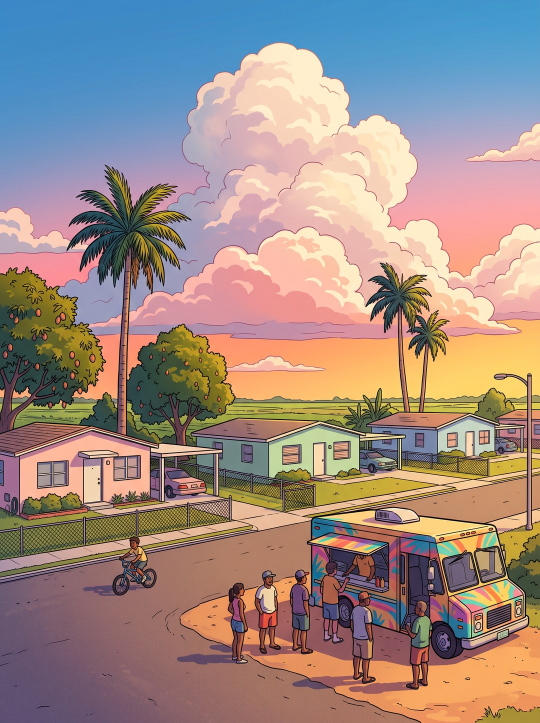
#> input picture examples/vice-city-carousel/work/10_leisure_city.jpg, 1080 x 1446 px (shown at 1/2 size)
$ python -i make_reel.py   (imports and definitions only)
#> lines starting #> are read from the running program, lines starting #| are printed output that depends on the picture
import numpy as np, math, subprocess, wave, os, random
from PIL import Image, ImageDraw, ImageFont, ImageFilter, ImageChops
W,H,FPS,DUR=1080,1920,30,12.0
N=int(FPS*DUR)
SC=os.path.dirname(os.path.abspath(__file__))
OUT='/home/user/instagram-agent-skill/output/vice_city_clipz_gta6_6days.mp4'
F_BLACKI='/usr/share/fonts/opentype/inter/Inter-BlackItalic.otf'
F_BOLD='/usr/share/fonts/opentype/inter/Inter-ExtraBold.otf'
PINK=(255,46,170); CYAN=(0,240,255); ORANGE=(255,150,40); WHITE=(255,255,255)
CX=470  # text column centre: keeps right 230px clear for the action rail
# [1 line not run here, left out]

# ---------- static background ----------
HOR=1180
y=np.arange(H)[:,None].astype(float)
def lerp(a,b,t): return a+(b-a)*t
sky=np.zeros((H,W,3))
stops=[(0,(10,4,30)),(500,(48,10,90)),(900,(150,30,140)),(1100,(255,90,120)),(HOR,(255,170,80))]
# [3 lines not run here, left out]
sky[HOR:]=(14,2,28)
bg=Image.fromarray(sky.clip(0,255).astype(np.uint8))
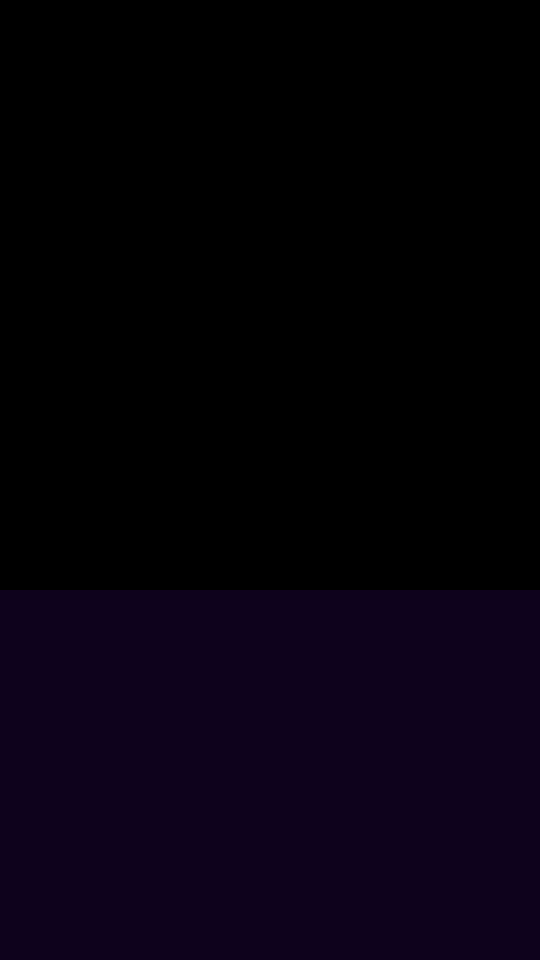
#> bg: PIL image 1080x1920 RGB (shown at 1/2 size); mean R, G, B 5.4, 0.8, 10.8
d=ImageDraw.Draw(bg)
# [3 lines not run here, left out]
# striped sun
sun=Image.new('RGBA',(W,H),(0,0,0,0)); sd=ImageDraw.Draw(sun)
#> sun: PIL image 1080x1920 RGBA; every value is 0
SR=330; SCX,SCY=W//2,HOR-110
# [8 lines not run here, left out]
glow=sun.filter(ImageFilter.GaussianBlur(40))
bg=Image.alpha_composite(bg.convert('RGBA'),glow); bg=Image.alpha_composite(bg,sun)
#> bg: PIL image 1080x1920 RGBA
# palm silhouettes
# [14 lines left out: function palm, not called in this run]
pl=Image.new('RGBA',(W,H),(0,0,0,0)); pd=ImageDraw.Draw(pl)
# [1 line not run here, left out]
bg=Image.alpha_composite(bg,pl)
# city skyline strip at horizon
sk=Image.new('RGBA',(W,H),(0,0,0,0)); kd=ImageDraw.Draw(sk); x=0
# [7 lines not run here, left out]
bg=Image.alpha_composite(Image.alpha_composite(bg.copy(),sk),pl)  # palms stay in front
BG=bg

scan=Image.new('RGBA',(W,H),(0,0,0,0)); scd=ImageDraw.Draw(scan)
# [1 line not run here, left out]
vig=np.zeros((H,W),float); xx=np.linspace(-1,1,W)[None,:]; yy2=np.linspace(-1,1,H)[:,None]
vig=(np.clip((xx**2+yy2**2)-0.55,0,2)*120).clip(0,170).astype(np.uint8)
VIG=Image.merge('RGBA',[Image.new('L',(W,H),0)]*3+[Image.fromarray(vig)])
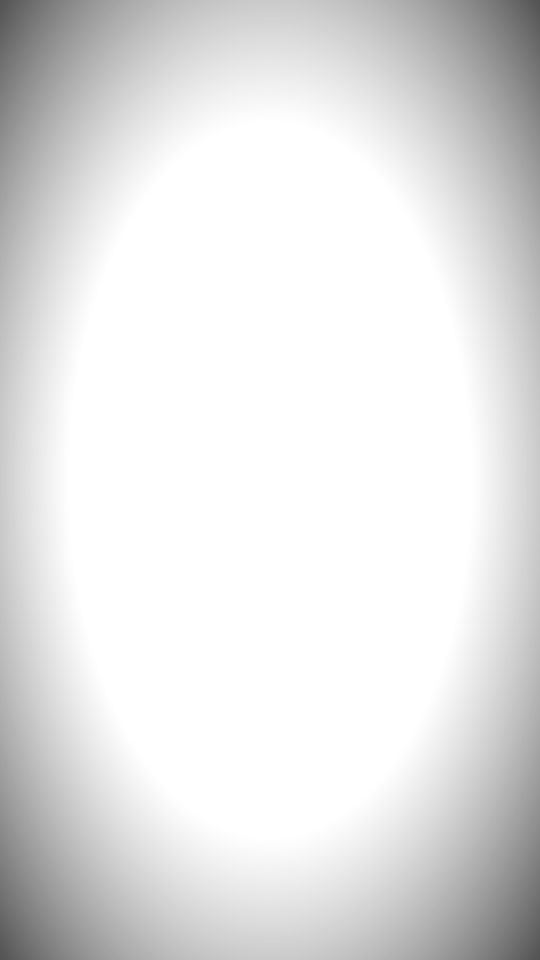
#> VIG: PIL image 1080x1920 RGBA (shown at 1/2 size); mean R, G, B, A 0, 0, 0, 28.1; transparent parts drawn white

def grid(t):
    g=Image.new('RGBA',(W,H),(0,0,0,0)); gd=ImageDraw.Draw(g)
    span=H-HOR
    off=(t*1.6)%1.0
    for i in range(24):
        z=(i+1-off)
        if z<=0: continue
        yy=HOR+span*(1.0/ (z*0.35+0.0001))*0.06
        yy=HOR+span*(0.9/(z))
        if yy>H: continue
        gd.line([(0,yy),(W,yy)],fill=PINK+(int(200*min(1,(yy-HOR)/120)),),width=3)
    for k in range(-14,15):
        gd.line([(W/2+k*18,HOR),(W/2+k*260,H)],fill=PINK+(190,),width=3)
    return Image.alpha_composite(g.filter(ImageFilter.GaussianBlur(6)),g)

# ---------- text helpers ----------
_fc={}
# [21 lines left out: functions font, neon, not called in this run]
def ease_out_back(t):
    c1=1.70158;c3=c1+1; return 1+c3*(t-1)**3+c1*(t-1)**2
def clamp(v,a=0,b=1): return max(a,min(b,v))

# ---------- timeline ----------
BEATS=[0.0,2.2,4.6,7.0,9.6,DUR]
def frame(i):
    t=i/FPS
    img=BG.copy()
    img=Image.alpha_composite(img,grid(t))
    sh=0
    # brand bug (inside safe zone, y>=230)
    img=Image.alpha_composite(img,neon('VICE CITY CLIPZ',44,CYAN,CX,280,fp=F_BOLD,alpha=0.95))
    if t<BEATS[1]:          # HOOK: 6 DAYS slam, on screen from frame 1
        if t<0.45:  # VI on screen at frame 1, then glitches into 6
            img=Image.alpha_composite(img,neon('VI',520,PINK,CX,760,scale=1.0+0.1*t,shake=int(10*math.sin(i*2.3))))
        else:
            p=clamp((t-0.45)/0.3); sc=1.6-0.6*ease_out_back(p) if p<1 else 1.0+0.03*math.sin(t*9)
            sh=int((1-p)*30*math.sin(i*3.1))
            img=Image.alpha_composite(img,neon('6',620,PINK,CX,760,scale=sc,shake=sh))
        q=clamp((t-0.75)/0.3)
        img=Image.alpha_composite(img,neon('DAYS',170,CYAN,CX,1150,scale=0.85+0.15*ease_out_back(q) if q>0 else 0.01,alpha=q))
        r=clamp((t-1.1)/0.3)
        img=Image.alpha_composite(img,neon('UNTIL GTA VI',92,ORANGE,CX,1340,alpha=r,fp=F_BLACKI))
    elif t<BEATS[2]:        # beat 2
        lt=t-BEATS[1]
        for k,(w,c,yy,sz) in enumerate([('SIX MORE',CYAN,700,140),('SUNSETS',PINK,880,170),('IN VICE CITY',ORANGE,1080,110)]):
            a=clamp((lt-k*0.25)/0.25)
            if a>0: img=Image.alpha_composite(img,neon(w,sz,c,CX+int((1-a)*-200),yy,alpha=a))
    elif t<BEATS[3]:        # beat 3: day pips counting down
        lt=t-BEATS[2]
        img=Image.alpha_composite(img,neon('THE WAIT IS',110,CYAN,CX,620))
        img=Image.alpha_composite(img,neon('ALMOST OVER',112,PINK,CX,790,scale=1+0.04*math.sin(lt*8)))
        pd2=Image.new('RGBA',(W,H),(0,0,0,0)); dd=ImageDraw.Draw(pd2)
        n_on=6
        for k in range(12):
            cx=CX-5.5*56+k*56; on=k<n_on
            col=PINK if on else (90,40,110)
            if on and k==n_on-1 and int(lt*4)%2==0: col=WHITE
            dd.rounded_rectangle([cx-21,1010,cx+21,1110],radius=10,fill=col+(255,))
        img=Image.alpha_composite(img,pd2.filter(ImageFilter.GaussianBlur(10)));img=Image.alpha_composite(img,pd2)
        img=Image.alpha_composite(img,neon('6 DAYS LEFT',80,ORANGE,CX,1230,fp=F_BOLD))
    elif t<BEATS[4]:        # beat 4: CTA
        lt=t-BEATS[3]
        a=clamp(lt/0.3)
        img=Image.alpha_composite(img,neon('FIRST THING',120,CYAN,CX,640,alpha=a))
        img=Image.alpha_composite(img,neon("YOU'RE DOING?",120,PINK,CX,800,alpha=clamp((lt-0.2)/0.3)))
        b=clamp((lt-0.6)/0.3)
        img=Image.alpha_composite(img,neon('COMMENT BELOW',84,ORANGE,CX,1060,alpha=b,scale=1+0.05*math.sin(lt*10)))
        img=Image.alpha_composite(img,neon('↓',150,ORANGE,CX,1230+int(12*math.sin(lt*10)),alpha=b,fp=F_BOLD))
    else:                   # loop back: the 6 returns
        lt=t-BEATS[4]; p=clamp(lt/0.3)
        img=Image.alpha_composite(img,neon('6',620,PINK,CX,760,scale=0.6+0.4*ease_out_back(p) if p>0 else 0.6))
        img=Image.alpha_composite(img,neon('DAYS',170,CYAN,CX,1150,alpha=clamp((lt-0.3)/0.3)))
        img=Image.alpha_composite(img,neon('FOLLOW FOR THE COUNTDOWN',52,ORANGE,CX,1340,alpha=clamp((lt-0.6)/0.3),fp=F_BOLD))
    # flash at each cut
    for b in BEATS[1:-1]:
        dt=t-b
        if 0<=dt<0.12:
            fl=Image.new('RGBA',(W,H),(255,255,255,int(150*(1-dt/0.12)))); img=Image.alpha_composite(img,fl)
    rgb=img.convert('RGB')
    # chromatic aberration glitch near cuts / hook
    glitch=0.35<t<0.7 or any(0<=t-b<0.25 for b in BEATS[1:-1])
    if glitch:
        r,g,bch=rgb.split(); o=random.randint(6,18)
        r=ImageChops.offset(r,o,0); bch=ImageChops.offset(bch,-o,0)
        rgb=Image.merge('RGB',(r,g,bch))
        arr=np.array(rgb)
        for _ in range(4):
            yy0=random.randrange(0,H-60); hh=random.randint(10,60); arr[yy0:yy0+hh]=np.roll(arr[yy0:yy0+hh],random.randint(-60,60),axis=1)
        rgb=Image.fromarray(arr)
    rgba=Image.alpha_composite(Image.alpha_composite(rgb.convert('RGBA'),scan),VIG)
    arr=np.array(rgba.convert('RGB')).astype(np.int16)
    arr+=rng.integers(-8,9,size=(H,W,1),dtype=np.int16)
    return arr.clip(0,255).astype(np.uint8)

# ---------- audio: original synthwave bed ----------
SR_=44100; BPM=110; beat=60/BPM; n=int(SR_*DUR)
au=np.zeros(n)
tt=np.arange(n)/SR_
def env(length,a=0.005,r=0.2):
    k=np.arange(length)/SR_; return np.minimum(1,k/a)*np.exp(-k/r)
def add(start,sig):
    s=int(start*SR_); e=min(n,s+len(sig));
    if s<n: au[s:e]+=sig[:e-s]
def saw(f,L): k=np.arange(L)/SR_; return 2*((k*f)%1)-1
def kick(): L=int(0.35*SR_); k=np.arange(L)/SR_; f=50+120*np.exp(-k*30); return np.sin(2*np.pi*np.cumsum(f)/SR_)*np.exp(-k*8)
def snare(): L=int(0.25*SR_); k=np.arange(L)/SR_; return (rng.standard_normal(L)*0.6+np.sin(2*np.pi*190*k)*0.4)*np.exp(-k*14)
def hat(): L=int(0.05*SR_); return rng.standard_normal(L)*np.exp(-np.arange(L)/SR_*90)*0.25
chords=[[57,60,64],[53,57,60],[48,52,55],[55,59,62]]  # Am F C G
mtof=lambda m:440*2**((m-69)/12)
bar=beat*4; t0=0.0
b=t0; ci=0
# [26 lines not run here, left out]
pcm=(au*32767).astype(np.int16)
st=np.stack([pcm,pcm],1)
wp=os.path.join(SC,'bed.wav')
# [1 line not run here, left out]

# ---------- encode ----------
# [2 lines that did not run here, left out]
import sys
# [4 lines not run here, left out]

>>> import cv2
>>> picture = cv2.imread('../examples/vice-city-carousel/work/10_leisure_city.jpg', cv2.IMREAD_GRAYSCALE)
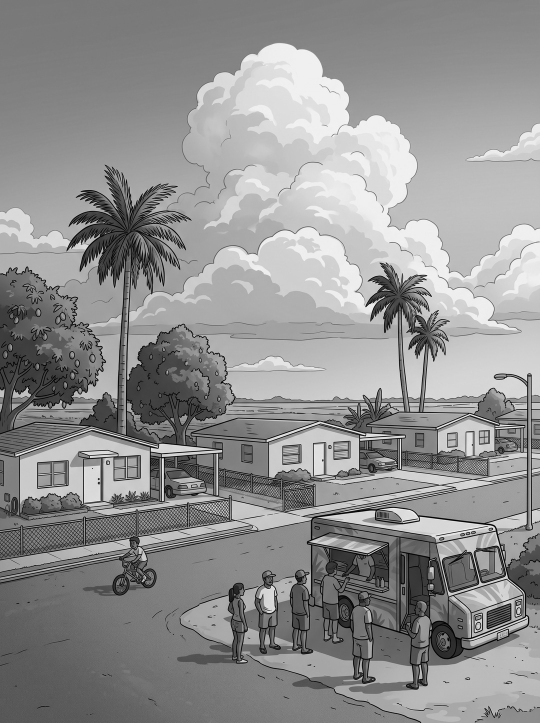
#> picture: shape (1446, 1080) (shown at 1/2 size); min 0, max 255, mean 144.7
>>> result = frame(picture)
#> in grid, `off=(t*1.6)%1.0`:
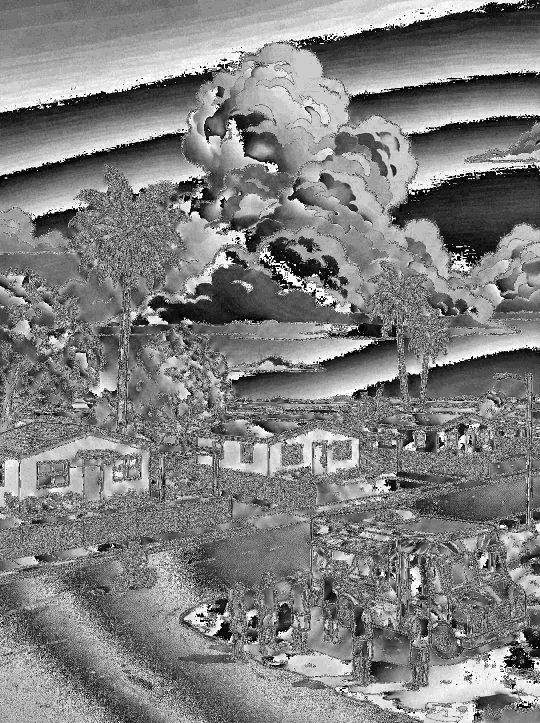
#> off: shape (1446, 1080) float64 (shown at 1/2 size); min 0, max 0.987, mean 0.506
#> the loop in grid, `for i in range(24):` made 1 pass
#> pass 1, in grid, `z=(i+1-off)`:
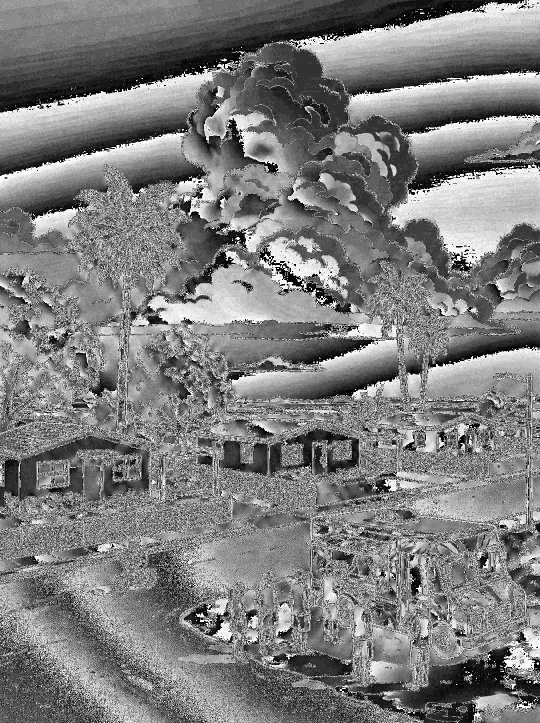
#> z: shape (1446, 1080) float64 (shown at 1/2 size); min 0.0133, max 1, mean 0.494
#> (the run stopped early here; a loop or call above may not have finished)

$ run again, on examples/vice-city-carousel/work/11_brownsville.jpg
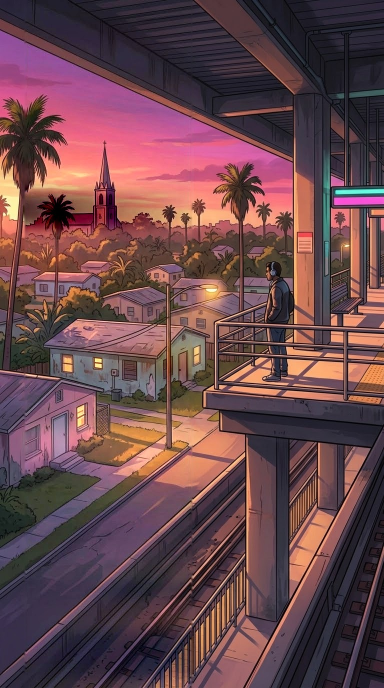
#> input picture examples/vice-city-carousel/work/11_brownsville.jpg, 768 x 1376 px (shown at 1/2 size)
#> sun: PIL image 1080x1920 RGBA; every value is 0
#> in grid, `off=(t*1.6)%1.0`:
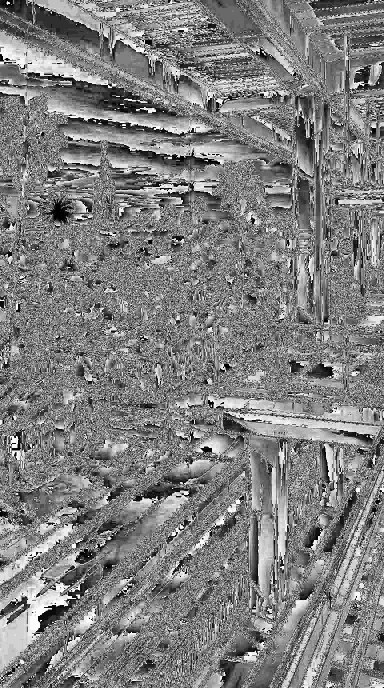
#> off: shape (1376, 768) float64 (shown at 1/2 size); min 0, max 0.987, mean 0.502
#> the loop in grid, `for i in range(24):` made 1 pass
#> pass 1, in grid, `z=(i+1-off)`:
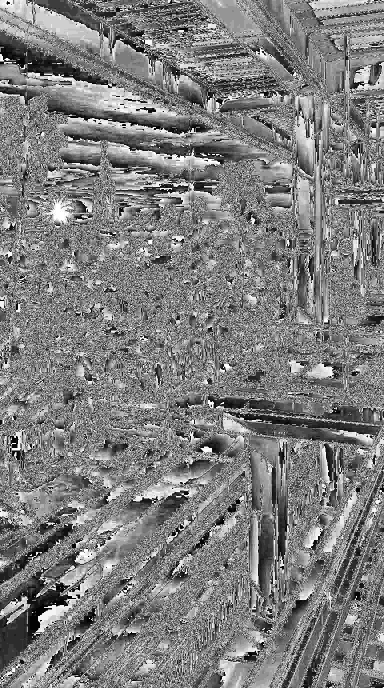
#> z: shape (1376, 768) float64 (shown at 1/2 size); min 0.0133, max 1, mean 0.498

$ run again, on examples/vice-city-carousel/work/12_medley.jpg
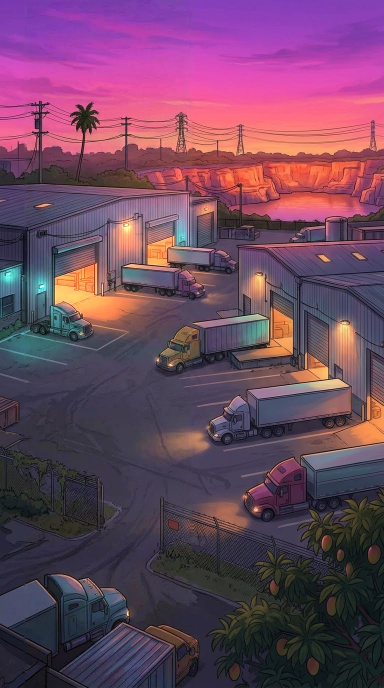
#> input picture examples/vice-city-carousel/work/12_medley.jpg, 768 x 1376 px (shown at 1/2 size)
#> sun: PIL image 1080x1920 RGBA; every value is 0
#> in grid, `off=(t*1.6)%1.0`:
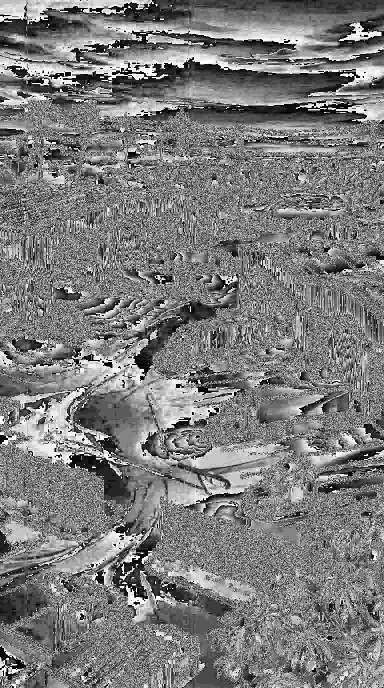
#> off: shape (1376, 768) float64 (shown at 1/2 size); min 0, max 0.987, mean 0.489
#> the loop in grid, `for i in range(24):` made 1 pass
#> pass 1, in grid, `z=(i+1-off)`:
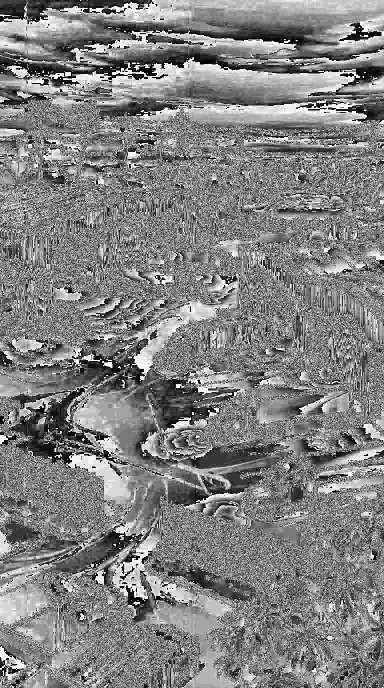
#> z: shape (1376, 768) float64 (shown at 1/2 size); min 0.0133, max 1, mean 0.511

$ run again, on examples/vice-city-carousel/work/13_opa_locka.jpg
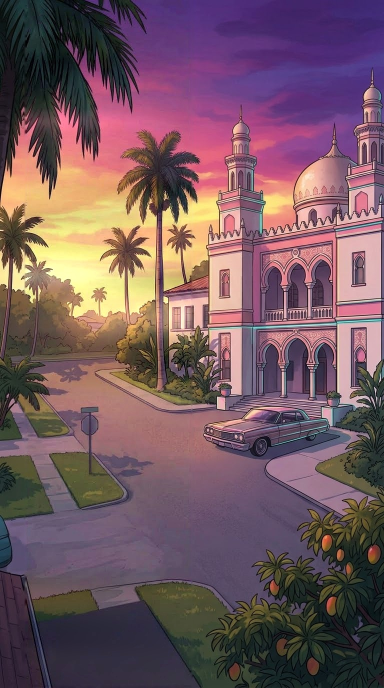
#> input picture examples/vice-city-carousel/work/13_opa_locka.jpg, 768 x 1376 px (shown at 1/2 size)
#> sun: PIL image 1080x1920 RGBA; every value is 0
#> in grid, `off=(t*1.6)%1.0`:
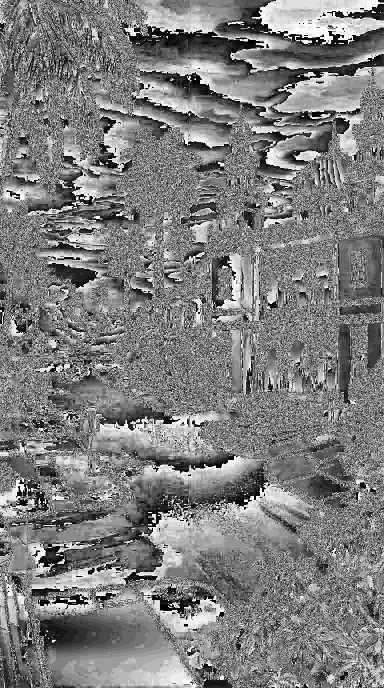
#> off: shape (1376, 768) float64 (shown at 1/2 size); min 0, max 0.987, mean 0.497
#> the loop in grid, `for i in range(24):` made 1 pass
#> pass 1, in grid, `z=(i+1-off)`:
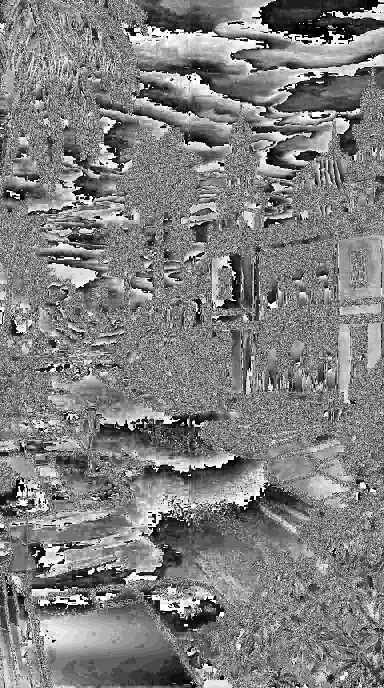
#> z: shape (1376, 768) float64 (shown at 1/2 size); min 0.0133, max 1, mean 0.503
